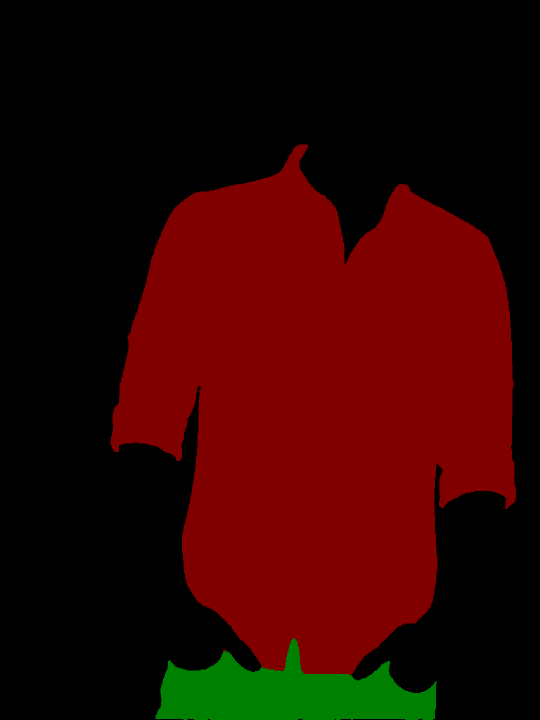
#> input picture images/men_shirt_model_mask.png, 1080 x 1440 px (shown at 1/2 size)
$ jupyter execute notebook.ipynb
#> lines starting #> are read from the running program, lines starting #| are printed output that depends on the picture; after the words box and inside, x2 and y2 are one past the last pixel; in counts of white or black regions, pixels touching at a corner belong together
[cell 1]
import os
import cv2
import numpy as np

[cell 2]
image_path = 'images/men_shirt_model_mask.png'
image = cv2.imread(image_path)
#> image is the input picture: shape (1440, 1080, 3); mean B, G, R 0, 4.4, 47.1

[cell 3]
from matplotlib import pyplot as plt
plt.imshow(image)
plt.show()

[cell 4]
image[1200,600,:]
#> Out = [0, 0, 128]

[cell 5]
image[1400,600,:]
#> Out = [0, 128, 0]

[cell 6]
target_color = np.array([0, 0, 128]) # Replace B, G, R with the actual values

# Define a tolerance for color matching
tolerance = 0

# Create lower and upper bounds for the target color
lower_bound = np.clip(target_color - tolerance, 0, 255)
upper_bound = np.clip(target_color + tolerance, 0, 255)

# Create a mask that identifies the target color
mask = cv2.inRange(image, lower_bound, upper_bound)
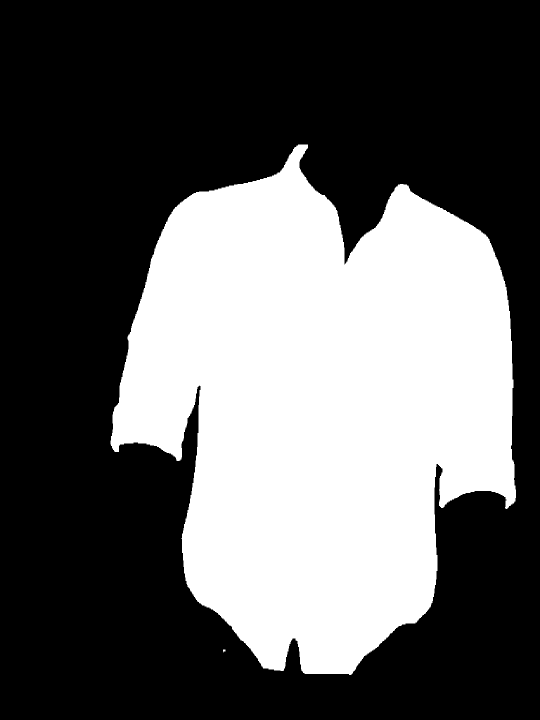
#> mask: shape (1440, 1080) (shown at 1/2 size); 36.8% white; 2 white regions, box (x1, y1, x2, y2) and area: (221, 289, 1032, 1350) 572558, (446, 1299, 451, 1305) 22

# Create an output image where only the target color remains
output_image = np.zeros_like(image)

# mask = np.all(image != target_color, axis=-1)
# output_image = np.zeros_like(image)


# image[upper_body] = [0, 0, 0]
plt.imshow(mask)
plt.show()

[cell 7]
lower_body = np.all(image[:, :, :3] == [0, 128, 0], axis=-1)
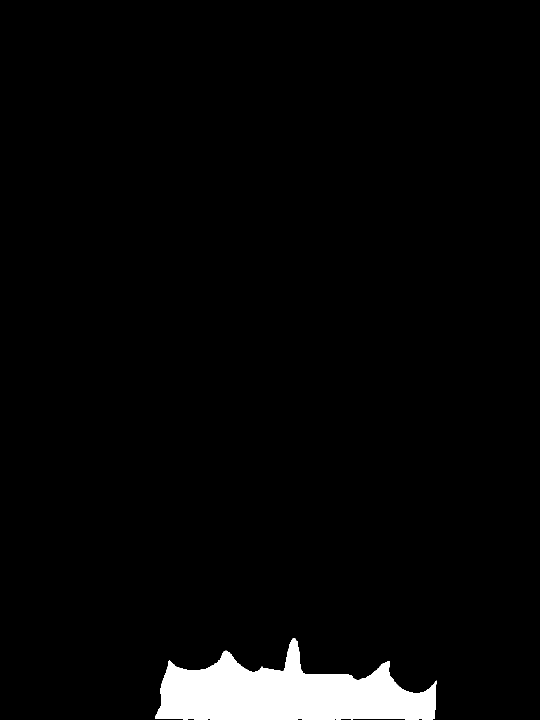
#> lower_body: shape (1440, 1080) bool (shown at 1/2 size); 3.4% white; 1 white region, box (x1, y1, x2, y2) and area: (311, 1277, 873, 1440) 53188
